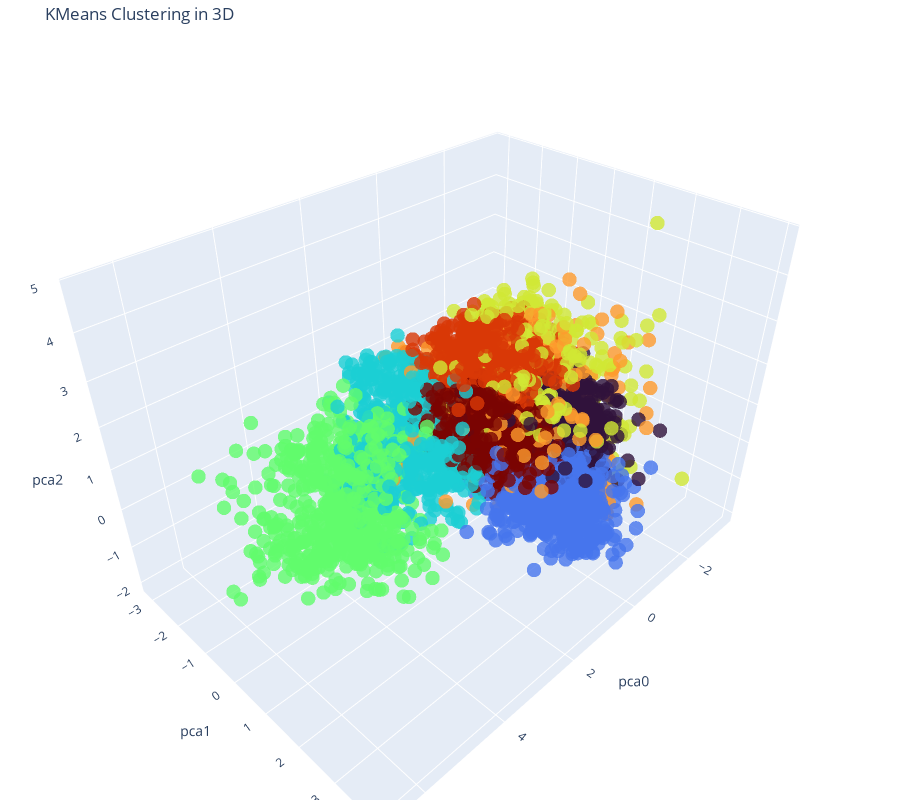

Notebook source saved alongside this figure:
### Code cell
songs5000_processed_chart_df = songs5000_processed1_df.loc[songs5000_processed1_df['cluster'].isin(random.sample(list(songs5000_processed1_df['cluster'].values), 100))].copy()
# Create a 3D scatter plot
fig = go.Figure(data=[go.Scatter3d(
    x=songs5000_processed_chart_df.iloc[:, 0],  # X-axis
    y=songs5000_processed_chart_df.iloc[:, 1],  # Y-axis
    z=songs5000_processed_chart_df.iloc[:, 2],  # Z-axis
    mode='markers',  # Show data points as markers
    marker=dict(
        color=songs5000_processed_chart_df.loc[:, 'cluster'],  # Color by KMeans labels
        colorscale='turbo',  # Use the 'Viridis' color scale
        size=5,  # Marker size
        opacity=0.8  # Marker opacity
    )
)])

# Update layout with axis labels and title
fig.update_layout(
    title='KMeans Clustering in 3D',
    scene=dict(
        xaxis_title=songs5000_processed_chart_df.columns[0],  # Label for X-axis
        yaxis_title=songs5000_processed_chart_df.columns[1],  # Label for Y-axis
        zaxis_title=songs5000_processed_chart_df.columns[2]   # Label for Z-axis
    ),
    margin=dict(l=0, r=0, b=0, t=40),  # Adjust the margins as needed
    width = 900,
    height = 800
)

# Show the plot
fig.show()

### Figure 1 — Plotly figure (JSON) as saved in the notebook; plotly's stock layout.template omitted (floating-point values rounded to 4 significant figures; data arrays with more than 128 entries replaced by an {"elided": "..."} marker saying what was removed)
{"data": [{"marker": {"color": {"elided": "5160 int values"}, "colorscale": [[0, "#30123b"], [0.07143, "#4145ab"], [0.1429, "#4675ed"], [0.2143, "#39a2fc"], [0.2857, "#1bcfd4"], [0.3571, "#24eca6"], [0.4286, "#61fc6c"], [0.5, "#a4fc3b"], [0.5714, "#d1e834"], [0.6429, "#f3c63a"], [0.7143, "#fe9b2d"], [0.7857, "#f36315"], [0.8571, "#d93806"], [0.9286, "#b11901"], [1, "#7a0402"]], "opacity": 0.8, "size": 5}, "mode": "markers", "type": "scatter3d", "x": {"elided": "5160 float values"}, "y": {"elided": "5160 float values"}, "z": {"elided": "5160 float values"}}], "layout": {"height": 800, "margin": {"b": 0, "l": 0, "r": 0, "t": 40}, "scene": {"xaxis": {"title": {"text": "pca0"}}, "yaxis": {"title": {"text": "pca1"}}, "zaxis": {"title": {"text": "pca2"}}}, "title": {"text": "KMeans Clustering in 3D"}, "width": 900}}
